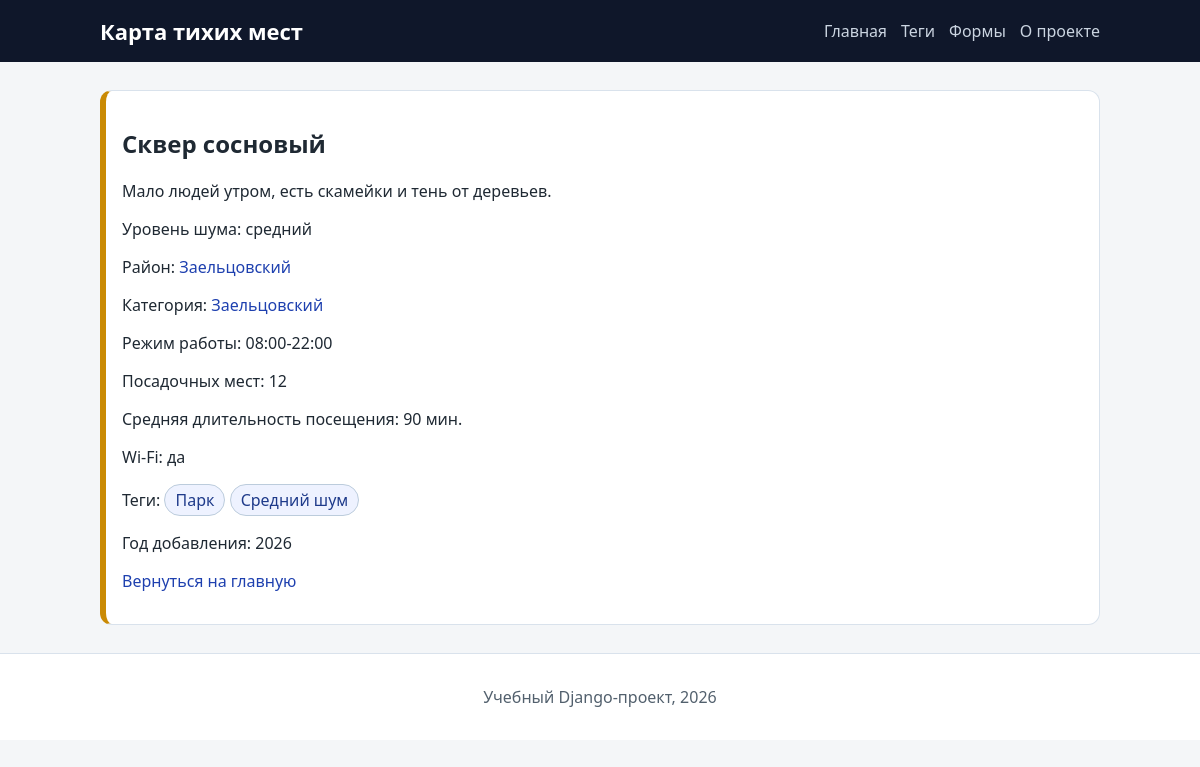
The app's page /spots/skver-sosnovyy/, older data.
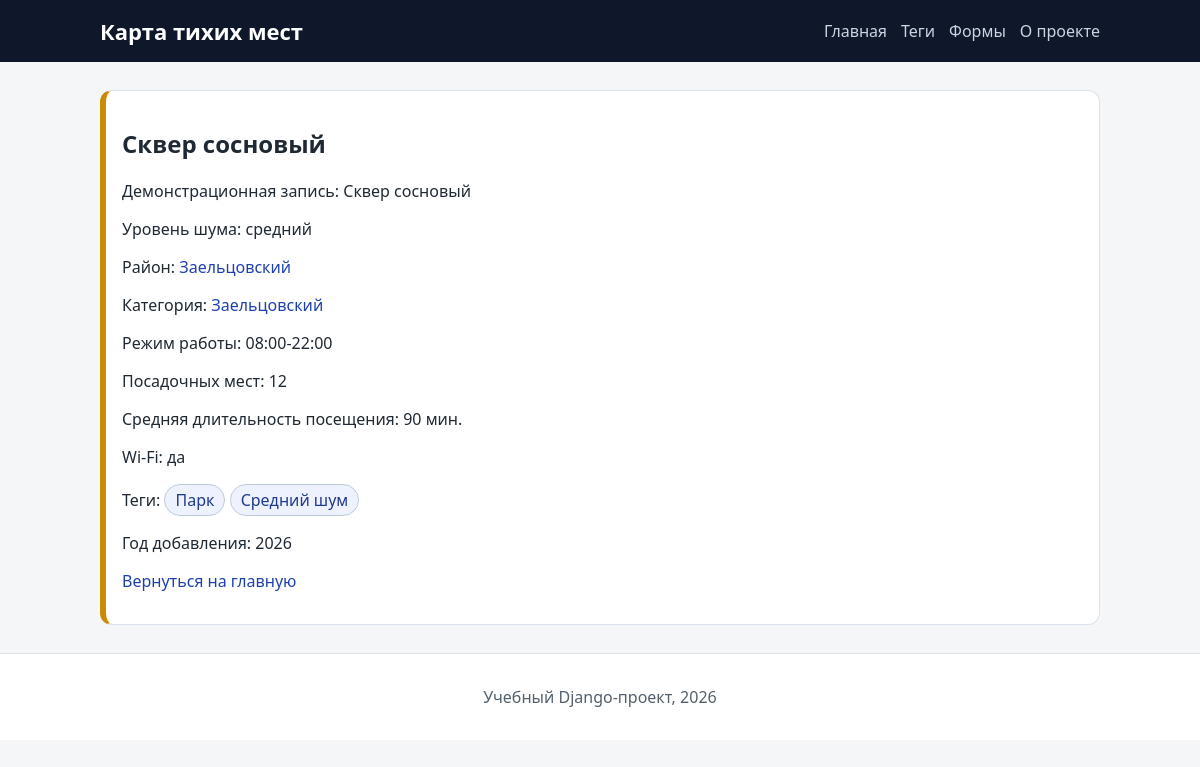
The same page, newer data.
### spots/models.py (models this page shows, shortened)
class Spot(models.Model):
    class NoiseLevel(models.IntegerChoices):
        LOW = 1, "Низкий"
        MEDIUM = 2, "Средний"
        HIGH = 3, "Высокий"
    class PublicationStatus(models.IntegerChoices):
        DRAFT = 0, "Черновик"
        PUBLISHED = 1, "Опубликовано"
    title = models.CharField(max_length=255, verbose_name="Название места")
    slug = models.SlugField(max_length=255, unique=True, db_index=True)
    content = models.TextField(blank=True, verbose_name="Описание")
    photo = models.ImageField(
        upload_to=spot_photo_upload_to,
        blank=True,
        null=True,
        verbose_name="Фотография",
    )
    area = models.CharField(max_length=120, verbose_name="Район")
    area_slug = models.SlugField(max_length=120, db_index=True)
    category = models.ForeignKey(
        Category,
        on_delete=models.PROTECT,
        related_name="spots",
        verbose_name="Категория",
    )
    noise_level = models.PositiveSmallIntegerField(
        choices=NoiseLevel.choices,
        default=NoiseLevel.MEDIUM,
        verbose_name="Уровень шума",
    )
    time_create = models.DateTimeField(auto_now_add=True, verbose_name="Создано")
    time_update = models.DateTimeField(auto_now=True, verbose_name="Обновлено")
    status = models.PositiveSmallIntegerField(
        choices=PublicationStatus.choices,
        default=PublicationStatus.PUBLISHED,
        db_index=True,
        verbose_name="Статус публикации",
    )
    tags = models.ManyToManyField(
        Tag,
        blank=True,
        related_name="spots",
        verbose_name="Теги",
    )
    objects = models.Manager()
    published = PublishedSpotManager()
    class Meta:
        verbose_name = "Тихое место"
        verbose_name_plural = "Тихие места"
        ordering = ["-time_create"]
        indexes = [
            models.Index(fields=["-time_create"]),
            models.Index(fields=["status"]),
            models.Index(fields=["area_slug"]),
        ]

class Category(models.Model):
    name = models.CharField(max_length=100, db_index=True, verbose_name="Категория")
    slug = models.SlugField(max_length=120, unique=True, db_index=True)
    class Meta:
        verbose_name = "Категория"
        verbose_name_plural = "Категории"
        ordering = ["name"]
    def get_absolute_url(self):
        return reverse("category", kwargs={"category_slug": self.slug})

class SpotDetail(models.Model):
    spot = models.OneToOneField(
        Spot,
        on_delete=models.CASCADE,
        related_name="detail",
        verbose_name="Место",
    )
    seats = models.PositiveSmallIntegerField(default=12, verbose_name="Количество мест")
    has_wifi = models.BooleanField(default=True, verbose_name="Есть Wi-Fi")
    avg_stay_minutes = models.PositiveIntegerField(
        default=90,
        verbose_name="Средняя длительность посещения, мин",
    )
    work_hours = models.CharField(
        max_length=40,
        default="08:00-22:00",
        verbose_name="Режим работы",
    )
    class Meta:
        verbose_name = "Детали места"
        verbose_name_plural = "Детали мест"

class Tag(models.Model):
    name = models.CharField(max_length=80, db_index=True, verbose_name="Тег")
    slug = models.SlugField(max_length=120, unique=True, db_index=True)
    class Meta:
        verbose_name = "Тег"
        verbose_name_plural = "Теги"
        ordering = ["name"]
    def get_absolute_url(self):
        return reverse("tag", kwargs={"tag_slug": self.slug})

### spots/views.py (the view)
# urls.py: path("spots/<slug:spot_slug>/", views.spot_detail, name="spot_detail"),
def spot_detail(request, spot_slug: str):
    try:
        spot = (
            Spot.published.select_related("category", "detail")
            .prefetch_related("tags")
            .get(slug=spot_slug)
        )
    except Spot.DoesNotExist as exc:
        raise Http404("Место не найдено") from exc
    data = build_base_context(f"Тихое место: {spot.title}")
    data["spot"] = spot
    data["related_spots"] = (
        Spot.published.filter(category=spot.category)
        .exclude(pk=spot.pk)
        .select_related("category")
        .prefetch_related("tags")[:3]
    )
    return render(request, "spots/spot_detail.html", data)

### spots/data.py (called while the page is built)
def build_base_context(title: str) -> dict:
    return {
        "title": title,
        "menu": MENU,
        "current_year": get_current_year(),
    }

def get_current_year() -> int:
    return datetime.now().year

### spots/models.py (called while the page is built)
    def get_queryset(self):
        return super().get_queryset().filter(
            status=Spot.PublicationStatus.PUBLISHED
        )

### spots/templatetags/spots_tags.py (called while the page is built)
@register.simple_tag
def noise_badge(level: str) -> str:
    labels = {
        Spot.NoiseLevel.LOW: "низкий",
        Spot.NoiseLevel.MEDIUM: "средний",
        Spot.NoiseLevel.HIGH: "высокий",
        "low": "низкий",
        "medium": "средний",
        "high": "высокий",
    }
    return labels.get(level, "неизвестный")

@register.filter
def noise_class(level: str) -> str:
    classes = {
        Spot.NoiseLevel.LOW: "noise-low",
        Spot.NoiseLevel.MEDIUM: "noise-medium",
        Spot.NoiseLevel.HIGH: "noise-high",
        "low": "noise-low",
        "medium": "noise-medium",
        "high": "noise-high",
    }
    return classes.get(level, "noise-unknown")

### spots/templates/spots/spot_detail.html (shortened to what this page needs)
{% extends "spots/base.html" %}
{% load spots_tags %}
{% block content %}
    <article class="spot-card {{ spot.noise_level|noise_class }}">
        <h2>{{ spot.title }}</h2>
        <p>{{ spot.content }}</p>
        <p>Уровень шума: {% noise_badge spot.noise_level %}</p>
        <p>Район: <a href="{% url 'area' spot.area_slug %}">{{ spot.area }}</a></p>
        <p>Категория: <a href="{{ spot.category.get_absolute_url }}">{{ spot.category.name }}</a></p>
        <p>Режим работы: {{ spot.detail.work_hours }}</p>
        <p>Посадочных мест: {{ spot.detail.seats }}</p>
        <p>Средняя длительность посещения: {{ spot.detail.avg_stay_minutes }} мин.</p>
        <p>Wi-Fi: {% if spot.detail.has_wifi %}да{% else %}нет{% endif %}</p>
        <p class="tag-list">
            Теги:
            {% for tag in spot.tags.all %}
                <a class="tag-chip" href="{{ tag.get_absolute_url }}">{{ tag.name }}</a>
            {% empty %}
                <span class="muted">нет тегов</span>
            {% endfor %}
        </p>
        <p>Год добавления: {{ spot.time_create|date:"Y" }}</p>
        <p><a href="{% url 'home' %}">Вернуться на главную</a></p>
    </article>
{% endblock %}

### spots/templates/spots/base.html (shortened to what this page needs)
{% load static %}
<!DOCTYPE html>
<html lang="ru">
<head>
    <link rel="stylesheet" href="{% static 'spots/css/style.css' %}">
</head>
<body>
<header class="topbar">
    <div class="topbar-inner">
        <h1 class="logo">Карта тихих мест</h1>
        <nav>
            {% include "spots/includes/menu.html" %}
        </nav>
    </div>
</header>
<main class="container">
    {% block content %}{% endblock %}
</main>
<footer class="footer">
    <p>Учебный Django-проект, {{ current_year }}</p>
</footer>
</body>
</html>

### spots/templates/spots/includes/menu.html
<ul class="menu">
    {% for item in menu %}
        <li><a href="{% url item.url_name %}">{{ item.title }}</a></li>
    {% endfor %}
</ul>

### spots/static/spots/css/style.css (style rules this page uses)
* { box-sizing: border-box; }
body { margin: 0; font-family: "Segoe UI", Tahoma, sans-serif; background: #f4f6f8; color: #1f2933; }
a { color: #1e40af; text-decoration: none; }
.topbar { background: #0f172a; color: #ffffff; padding: 16px 0; }
.topbar-inner { width: min(1000px, 92%); margin: 0 auto; display: flex; justify-content: space-between; align-items: center; gap: 16px; }
.logo { margin: 0; font-size: 22px; }
.menu { margin: 0; padding: 0; list-style: none; display: flex; gap: 14px; }
.menu a { color: #cbd5e1; }
.container { width: min(1000px, 92%); margin: 28px auto; }
.card, .spot-card { background: #ffffff; border-radius: 12px; padding: 16px; border: 1px solid #d9e2ec; }
.noise-medium { border-left: 6px solid #ca8a04; }
.tag-list { margin-top: 8px; }
.tag-chip { display: inline-block; border: 1px solid #bcccdc; border-radius: 999px; padding: 4px 10px; color: #1e3a8a; background: #eef2ff; }
.footer { border-top: 1px solid #d9e2ec; padding: 16px; text-align: center; color: #52606d; background: #ffffff; }

Row changes from the older to the newer data that the page shows:
changed Spot "Сквер сосновый": content "Мало людей утром, есть скамейки и тень от деревьев." → "Демонстрационная запись: Сквер сосновый"
